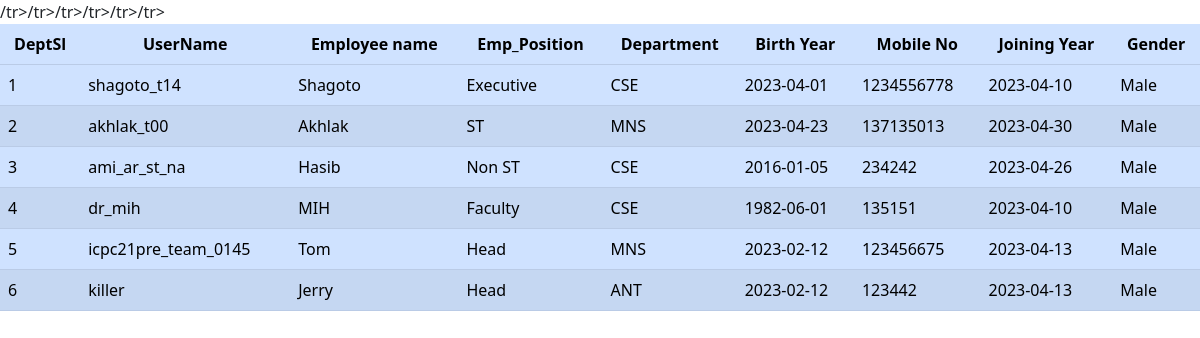
The page /employeereport.php on the database as committed earlier.
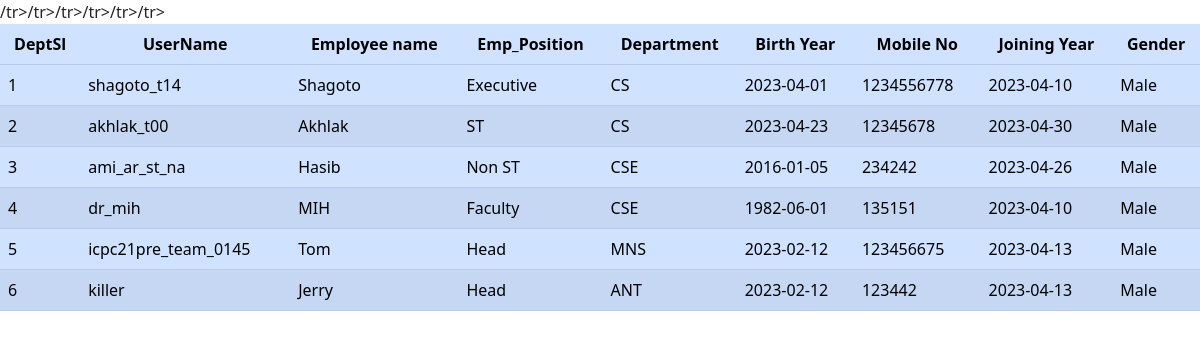
The same page on the database as committed later.
### tables this page shows
CREATE TABLE `employee` (
  `emp_sl` bigint(20) UNSIGNED NOT NULL,
  `username` varchar(100) NOT NULL,
  `emp_name` varchar(100) NOT NULL,
  `mobile_no` varchar(15) NOT NULL,
  `gmail` varchar(100) NOT NULL,
  `birth_year` date NOT NULL,
  `emp_position` varchar(100) NOT NULL,
  `dept_name` varchar(100) NOT NULL,
  `gender` varchar(100) NOT NULL,
  `salary` int(11) NOT NULL,
  `joining_year` date NOT NULL
);

### employeereport.php (the view, shortened to what this page needs)
<?php
	include "dbconnection.php";
 ?>
 <!DOCTYPE html>
<html lang="en">
  <head>
    <link href="https://cdn.jsdelivr.net/npm/bootstrap@5.2.3/dist/css/bootstrap.min.css" rel="stylesheet">
  </head>
<table class="table table-striped table-primary" >
            <thead>
            <tr >
              <th scope="col " class="text-center">DeptSl</th>
              <th scope="col " class="text-center">UserName</th>
              <th scope="col " class="text-center">Employee name</th>
              <th scope="col " class="text-center">Emp_Position</th>
              <th scope="col " class="text-center">Department</th>
              <th scope="col " class="text-center">Birth Year</th>
              <th scope="col " class="text-center">Mobile No</th>
              <th scope="col " class="text-center">Joining Year</th>
              <th scope="col " class="text-center">Gender</th>
          </thead>
          <tbody>
            <tr class="td-text text-center">
              <?php
								$sql= "SELECT emp_sl,username,emp_position,dept_name,mobile_no,birth_year,joining_year,emp_name,gender  FROM employee";
								$res=mysqli_query($db, $sql);
								while ($row= mysqli_fetch_assoc($res)){
									echo "<tr><td>{$row["emp_sl"]}</td><td>{$row["username"]}</td><td>{$row["emp_name"]}</td><td>{$row["emp_position"]}</td><td>{$row["dept_name"]}</td><td>{$row["birth_year"]}</td><td>{$row["mobile_no"]}</td><td>{$row["joining_year"]}</td><td>{$row["gender"]}</td>/tr>";
								}
								echo "</table>";
              ?>

Rows that differ between the two databases and show on the page:
changed employee "shagoto_t14": dept_name "CSE" → "CS"
changed employee "akhlak_t00": dept_name "MNS" → "CS"; mobile_no "137135013" → "12345678"
